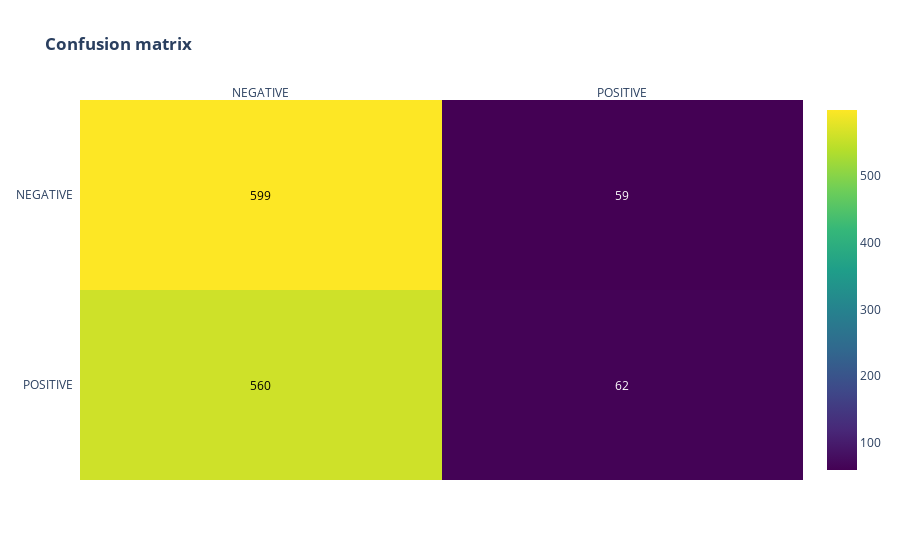

Notebook code for this chart:
### Code cell
x_axes = ['NEGATIVE', 'POSITIVE']
y_axes = ['POSITIVE', 'NEGATIVE']  

def conf_matrix(z, x=x_axes, y=y_axes):
    
    z = np.flip(z, 0)

    # change each element of z to type string for annotations
    z_text = [[str(y) for y in x] for x in z]

    # set up figure 
    fig = ff.create_annotated_heatmap(z, x=x, y=y, annotation_text=z_text, colorscale='Viridis')

    # add title
    fig.update_layout(title_text='<b>Confusion matrix</b>',
                      xaxis = {},
                      yaxis = {}
                     )

    # add colorbar
    fig['data'][0]['showscale'] = True
    
    return fig

y_preds = (model.predict(X_val) > 0.5).astype("int32")
target_names = ['NEGATIVE', 'POSITIVE']
print(classification_report(y_val, y_preds, target_names=target_names))
print("ROC AUC score : ", round(roc_auc_score(y_val, y_preds), 3))
print("Average Precision score : ", round(average_precision_score(y_val, y_preds), 3),)
conf_matrix(metrics.confusion_matrix(y_val, y_preds))

### Figure 1 — Plotly figure (JSON) as saved in the notebook; plotly's stock layout.template omitted (floating-point values rounded to 4 significant figures)
{"data": [{"colorscale": [[0, "#440154"], [0.1111, "#482878"], [0.2222, "#3e4989"], [0.3333, "#31688e"], [0.4444, "#26828e"], [0.5556, "#1f9e89"], [0.6667, "#35b779"], [0.7778, "#6ece58"], [0.8889, "#b5de2b"], [1, "#fde725"]], "reversescale": false, "showscale": true, "type": "heatmap", "x": ["NEGATIVE", "POSITIVE"], "y": ["POSITIVE", "NEGATIVE"], "z": [[560, 62], [599, 59]]}], "layout": {"annotations": [{"font": {"color": "#000000"}, "showarrow": false, "text": "560", "x": "NEGATIVE", "xref": "x", "y": "POSITIVE", "yref": "y"}, {"font": {"color": "#FFFFFF"}, "showarrow": false, "text": "62", "x": "POSITIVE", "xref": "x", "y": "POSITIVE", "yref": "y"}, {"font": {"color": "#000000"}, "showarrow": false, "text": "599", "x": "NEGATIVE", "xref": "x", "y": "NEGATIVE", "yref": "y"}, {"font": {"color": "#FFFFFF"}, "showarrow": false, "text": "59", "x": "POSITIVE", "xref": "x", "y": "NEGATIVE", "yref": "y"}], "autosize": true, "title": {"text": "<b>Confusion matrix</b>"}, "xaxis": {"autorange": true, "dtick": 1, "gridcolor": "rgb(0, 0, 0)", "range": [-0.5, 1.5], "side": "top", "ticks": "", "type": "category"}, "yaxis": {"autorange": true, "dtick": 1, "range": [-0.5, 1.5], "ticks": "", "ticksuffix": "  ", "type": "category"}}}
